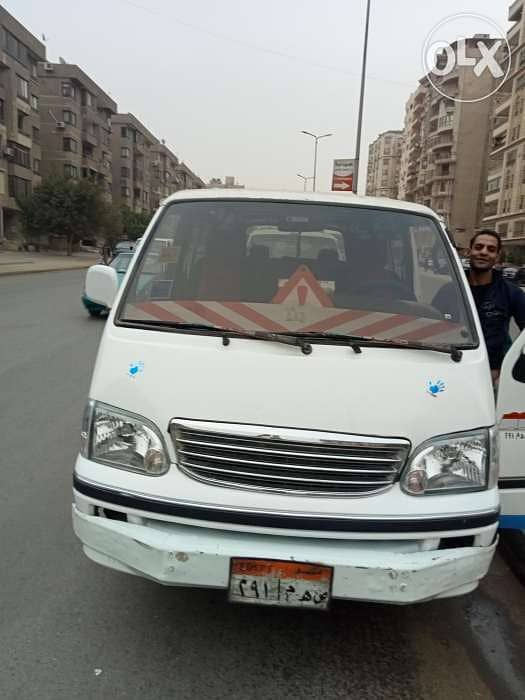
#> input picture test img.jpeg, 525 x 700 px, given as the content of the folder debase/egyptian-cars-plates/EALPR Vechicles dataset/Vehicles, which was not available
$ jupyter execute --allow-errors main_updated.ipynb   (shell and % lines are left out)
#> lines starting #> are read from the running program, lines starting #| are printed output that depends on the picture; pictures that were not available may be replaced by others from this repository, and a replacement may not be noted
[cell 1]
import os
import cv2
import numpy as np
import pandas as pd
import matplotlib.pyplot as plt
import seaborn as sns
from pathlib import Path
import random
from tqdm import tqdm
import warnings
warnings.filterwarnings('ignore')

# Deep Learning
import tensorflow as tf
from tensorflow import keras
from tensorflow.keras import layers, models
from tensorflow.keras.applications import VGG16, VGG19, ResNet50, EfficientNetB0, EfficientNetB4
from tensorflow.keras.applications.vgg16 import preprocess_input as vgg_preprocess
from tensorflow.keras.applications.resnet50 import preprocess_input as resnet_preprocess
from tensorflow.keras.applications.efficientnet import preprocess_input as efficientnet_preprocess
from tensorflow.keras.models import Model
from tensorflow.keras.layers import Dense, GlobalAveragePooling2D, Dropout, Concatenate, Input

# Machine Learning
from sklearn.model_selection import train_test_split, cross_val_score, StratifiedKFold
from sklearn.preprocessing import StandardScaler, LabelEncoder
from sklearn.ensemble import RandomForestClassifier, GradientBoostingClassifier, AdaBoostClassifier
from sklearn.svm import SVC
from sklearn.linear_model import LogisticRegression
from sklearn.neighbors import KNeighborsClassifier
from sklearn.tree import DecisionTreeClassifier
from sklearn.naive_bayes import GaussianNB
from sklearn.metrics import (accuracy_score, precision_score, recall_score, f1_score,
                             confusion_matrix, classification_report, roc_curve, auc,
                             matthews_corrcoef, cohen_kappa_score)
from sklearn.metrics import roc_auc_score

# Visualization
import plotly.graph_objects as go
import plotly.express as px
from plotly.subplots import make_subplots

print("✅ All libraries imported successfully")
print(f"TensorFlow version: {tf.__version__}")
print(f"OpenCV version: {cv2.__version__}")

[cell 2]
# Set your dataset path here
DATASET_PATH = "/kaggle/input/datasets/mahmoudeldebase/egyptian-cars-plates/EALPR Vechicles dataset"
IMAGES_DIR = os.path.join(DATASET_PATH, "Vehicles")
LABELS_DIR = os.path.join(DATASET_PATH, "Vehicles Labeling")

# Verify folders exist
#> (the rest of this cell did not finish here and is left out)

[cell 3]
def show_sample(img_path, label_path):
    img = cv2.imread(img_path)
#> img is the input picture: shape (700, 525, 3); mean B, G, R 127.2, 130.8, 129.9
    img = cv2.cvtColor(img, cv2.COLOR_BGR2RGB)
    h, w = img.shape[:2]

    with open(label_path, 'r') as f:
        labels = f.readlines()

    plt.figure(figsize=(8, 6))
    plt.imshow(img)
    ax = plt.gca()

    for label in labels:
        parts = label.strip().split()
        if len(parts) == 5:
            class_id, x_c, y_c, box_w, box_h = map(float, parts)
            x1 = (x_c - box_w/2) * w
            y1 = (y_c - box_h/2) * h
            x2 = (x_c + box_w/2) * w
            y2 = (y_c + box_h/2) * h
            rect = plt.Rectangle((x1, y1), x2-x1, y2-y1,
                                 linewidth=2, edgecolor='red', facecolor='none')
            ax.add_patch(rect)
            plt.text(x1, y1-5, f'Plate', color='red', fontsize=12)

    plt.axis('off')
    plt.title(f"Sample: {os.path.basename(img_path)}")
    plt.show()

[cell 4]
sample_img = random.choice(os.listdir(IMAGES_DIR))
sample_img_path = os.path.join(IMAGES_DIR, sample_img)
sample_label_path = os.path.join(LABELS_DIR, sample_img.replace('.jpg', '.txt').replace('.png', '.txt'))

#> (the rest of this cell did not finish here and is left out)

[cell 5]
# ============================================================
# PRE-PROCESSING PHASE — Step 1: Image Enhancement
# Techniques: Histogram Equalization, CLAHE, Contrast
# Stretching, Gaussian Noise Removal, Bilateral Filtering,
# Sharpening, Gamma Correction
# ============================================================
from scipy.ndimage import gaussian_filter

def apply_image_enhancements(img_bgr):
    """
    Apply a full suite of image enhancement techniques.
    Input : BGR image (uint8)
    Output: dict of enhanced images (RGB, uint8)
    """
    img_rgb   = cv2.cvtColor(img_bgr, cv2.COLOR_BGR2RGB)
    img_gray  = cv2.cvtColor(img_bgr, cv2.COLOR_BGR2GRAY)
    enhanced  = {}

    # 1. Original
    enhanced['Original'] = img_rgb

    # 2. Histogram Equalization (on Y channel of YCrCb)
    img_ycrcb = cv2.cvtColor(img_bgr, cv2.COLOR_BGR2YCrCb)
    img_ycrcb[:, :, 0] = cv2.equalizeHist(img_ycrcb[:, :, 0])
    enhanced['Histogram Equalization'] = cv2.cvtColor(img_ycrcb, cv2.COLOR_YCrCb2RGB)

    # 3. CLAHE – Contrast Limited Adaptive Histogram Equalization
    clahe     = cv2.createCLAHE(clipLimit=2.0, tileGridSize=(8, 8))
    img_lab   = cv2.cvtColor(img_bgr, cv2.COLOR_BGR2LAB)
    img_lab[:, :, 0] = clahe.apply(img_lab[:, :, 0])
    enhanced['CLAHE'] = cv2.cvtColor(img_lab, cv2.COLOR_LAB2RGB)

    # 4. Contrast Stretching (min-max normalisation per channel)
    stretched = img_rgb.astype('float32')
    for c in range(3):
        mn, mx = stretched[:, :, c].min(), stretched[:, :, c].max()
        if mx > mn:
            stretched[:, :, c] = (stretched[:, :, c] - mn) / (mx - mn) * 255
    enhanced['Contrast Stretching'] = stretched.astype('uint8')

    # 5. Gaussian Noise Removal
    enhanced['Gaussian Denoising'] = cv2.GaussianBlur(img_rgb, (5, 5), 0)

    # 6. Bilateral Filter (edge-preserving smoothing)
    enhanced['Bilateral Filter'] = cv2.bilateralFilter(img_rgb, d=9, sigmaColor=75, sigmaSpace=75)

    # 7. Median Filter (impulse / salt-and-pepper noise removal)
    enhanced['Median Filter'] = cv2.medianBlur(img_rgb, 5)

    # 8. Unsharp Masking / Sharpening
    blurred = cv2.GaussianBlur(img_rgb, (0, 0), 3)
    enhanced['Sharpening'] = cv2.addWeighted(img_rgb, 1.5, blurred, -0.5, 0)

    # 9. Gamma Correction (gamma = 1.5)
    inv_gamma = 1.0 / 1.5
    lut = (np.arange(256) / 255.0) ** inv_gamma * 255
    lut = np.clip(lut, 0, 255).astype('uint8')
    enhanced['Gamma Correction'] = cv2.LUT(img_rgb, lut)

    return enhanced


def visualize_enhancements(img_path, save_path='enhancement_comparison.png'):
    img_bgr = cv2.imread(img_path)
    if img_bgr is None:
        print(f'Could not read {img_path}'); return
    enhanced = apply_image_enhancements(img_bgr)
#> in apply_image_enhancements, `blurred = cv2.GaussianBlur(img_rgb, (0, 0), 3)`:
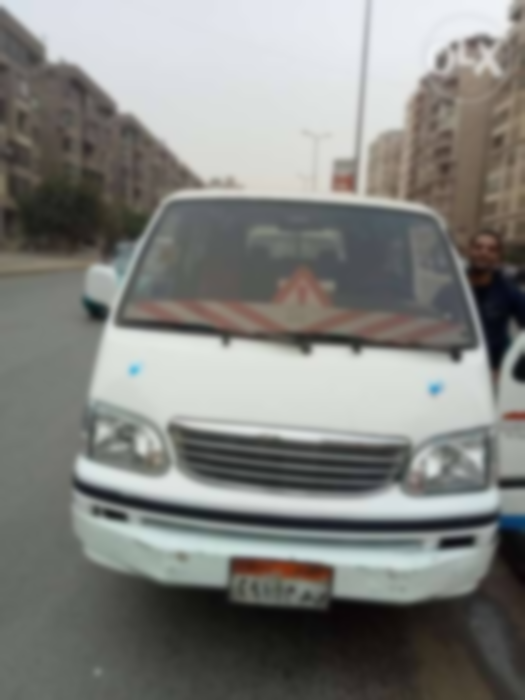
#> blurred: shape (700, 525, 3); mean R, G, B 129.9, 130.8, 127.2
#> enhanced = 9 items

    n     = len(enhanced)
#> n = 9
    ncols = 3
    nrows = (n + ncols - 1) // ncols
#> nrows = 3
    fig, axes = plt.subplots(nrows, ncols, figsize=(18, nrows * 4))
    axes = axes.ravel()

    for idx, (title, img) in enumerate(enhanced.items()):
        axes[idx].imshow(img)
        axes[idx].set_title(title, fontsize=13, fontweight='bold')
        axes[idx].axis('off')
#> this loop made 9 passes
#> title on passes 1 to 8: 'Original', 'Histogram Equalization', 'CLAHE', 'Contrast Stretching', 'Gaussian Denoising', 'Bilateral Filter', 'Median Filter', 'Sharpening'
    for idx in range(n, len(axes)):
        axes[idx].axis('off')
#> this loop made 0 passes

    plt.suptitle('Image Enhancement Techniques', fontsize=16, fontweight='bold', y=1.01)
    plt.tight_layout()
    plt.savefig(save_path, dpi=150, bbox_inches='tight')
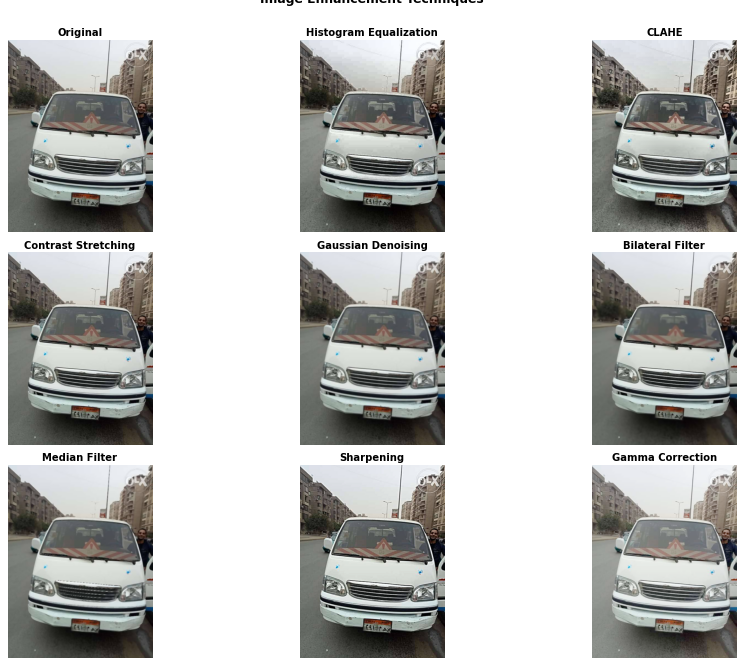
#> figure drawn by matplotlib, 9 panels
    plt.show()
    print(f'\u2705 Enhancement comparison saved to {save_path}')


# Also plot histograms before / after CLAHE
def plot_histograms(img_path, save_path='histograms.png'):
#> called with save_path = 'histograms.png'
    img_bgr  = cv2.imread(img_path)
    img_gray = cv2.cvtColor(img_bgr, cv2.COLOR_BGR2GRAY)

    clahe = cv2.createCLAHE(clipLimit=2.0, tileGridSize=(8, 8))
    img_clahe = clahe.apply(img_gray)
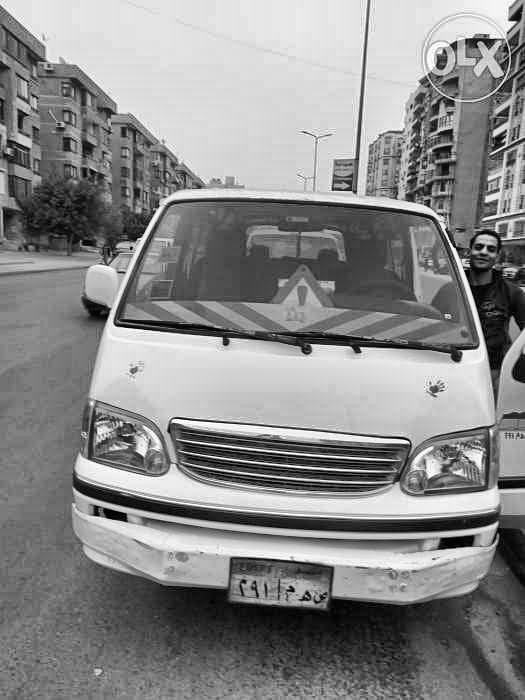
#> img_clahe: shape (700, 525); min 0, max 255, mean 137.4

    fig, axes = plt.subplots(2, 2, figsize=(12, 8))
    axes[0, 0].imshow(img_gray, cmap='gray'); axes[0, 0].set_title('Original Grayscale'); axes[0, 0].axis('off')
    axes[0, 1].hist(img_gray.ravel(), 256, [0, 256], color='steelblue', alpha=0.8)
    axes[0, 1].set_title('Histogram – Original'); axes[0, 1].set_xlabel('Pixel Value'); axes[0, 1].set_ylabel('Count')

    axes[1, 0].imshow(img_clahe, cmap='gray'); axes[1, 0].set_title('After CLAHE'); axes[1, 0].axis('off')
    axes[1, 1].hist(img_clahe.ravel(), 256, [0, 256], color='tomato', alpha=0.8)
    axes[1, 1].set_title('Histogram – After CLAHE'); axes[1, 1].set_xlabel('Pixel Value'); axes[1, 1].set_ylabel('Count')

    plt.suptitle('Histogram Enhancement Comparison', fontsize=14, fontweight='bold')
    plt.tight_layout()
    plt.savefig(save_path, dpi=150, bbox_inches='tight')
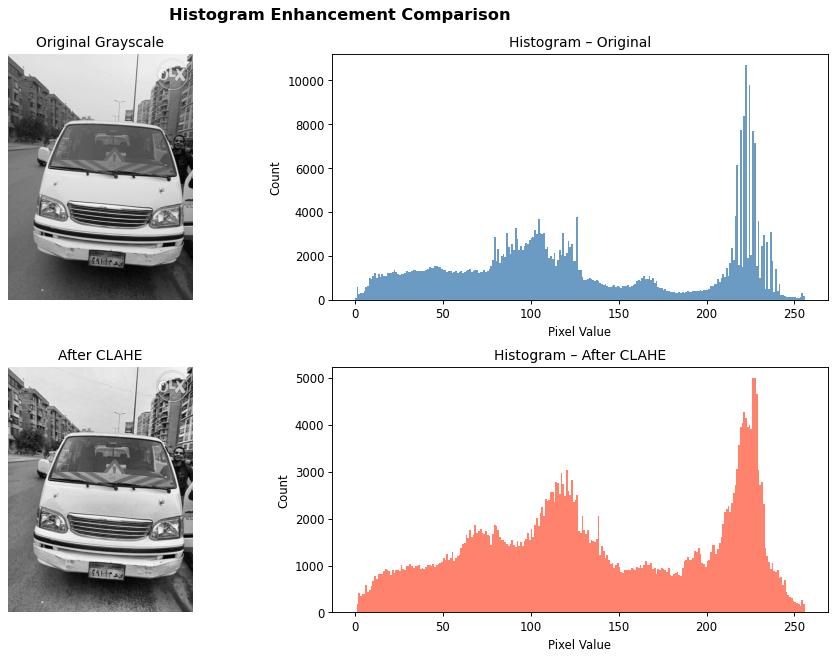
#> figure drawn by matplotlib, 4 panels; panel 2: tallest bar 10673 high, from x = 222 to 223; panel 4: tallest bar 4987 high, from x = 226 to 227
    plt.show()


# Run on one sample image
sample_img_files = [f for f in os.listdir(IMAGES_DIR) if f.endswith(('.jpg', '.png', '.jpeg'))]
demo_path = os.path.join(IMAGES_DIR, sample_img_files[0])
visualize_enhancements(demo_path)
plot_histograms(demo_path)
print('\u2705 Pre-processing Step 1 complete: Image Enhancements')

[cell 6]
# ============================================================
# PRE-PROCESSING PHASE — Step 2: Frequency Domain Analysis
# Techniques: DFT/FFT magnitude spectrum, Low-pass filter,
# High-pass filter, Band-pass filter, Ideal & Gaussian filters
# ============================================================

def compute_fft(img_gray):
    """Compute 2-D FFT and return shifted magnitude spectrum."""
    f      = np.fft.fft2(img_gray.astype('float32'))
    fshift = np.fft.fftshift(f)
    mag    = 20 * np.log1p(np.abs(fshift))
    return fshift, mag


def ideal_filter(shape, radius, filter_type='low'):
    """Ideal low-pass or high-pass filter mask."""
    rows, cols = shape
    crow, ccol = rows // 2, cols // 2
    Y, X = np.ogrid[:rows, :cols]
    dist = np.sqrt((Y - crow)**2 + (X - ccol)**2)
    if filter_type == 'low':
        mask = (dist <= radius).astype('float32')
    else:  # high
        mask = (dist > radius).astype('float32')
    return mask


def gaussian_filter_freq(shape, cutoff, filter_type='low'):
    """Gaussian low-pass or high-pass filter mask."""
    rows, cols = shape
    crow, ccol = rows // 2, cols // 2
    Y, X = np.ogrid[:rows, :cols]
    dist2 = (Y - crow)**2 + (X - ccol)**2
    glp   = np.exp(-dist2 / (2 * cutoff**2)).astype('float32')
    return glp if filter_type == 'low' else 1 - glp


def apply_freq_filter(img_gray, mask):
    """Apply a frequency-domain mask and return the reconstructed image."""
    fshift     = np.fft.fftshift(np.fft.fft2(img_gray.astype('float32')))
    filtered   = fshift * mask
    ishift     = np.fft.ifftshift(filtered)
    img_back   = np.abs(np.fft.ifft2(ishift))
    img_back   = np.clip(img_back, 0, 255).astype('uint8')
    return img_back


def visualize_frequency_domain(img_path, save_path='frequency_domain.png'):
#> called with save_path = 'frequency_domain.png'
    img_bgr  = cv2.imread(img_path)
    img_gray = cv2.cvtColor(img_bgr, cv2.COLOR_BGR2GRAY)
    h, w     = img_gray.shape

    _, mag_orig = compute_fft(img_gray)
#> in compute_fft, `mag    = 20 * np.log1p(np.abs(fshift))`:
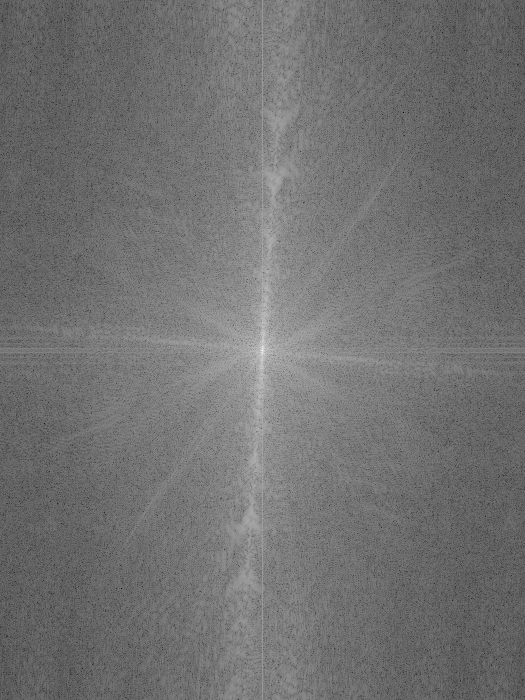
#> mag: shape (700, 525) float64; min 8.23, max 353.7, mean 162.2; drawn with min black and max white

    # Build filter masks
    ideal_lp  = ideal_filter((h, w), radius=30, filter_type='low')
    ideal_hp  = ideal_filter((h, w), radius=30, filter_type='high')
    gauss_lp  = gaussian_filter_freq((h, w), cutoff=30, filter_type='low')
    gauss_hp  = gaussian_filter_freq((h, w), cutoff=30, filter_type='high')
    # Band-pass = gaussian LP – gaussian HP with tighter cutoff
    band_pass = gaussian_filter_freq((h, w), cutoff=60, filter_type='low') - \
                gaussian_filter_freq((h, w), cutoff=10, filter_type='low')
    band_pass = np.clip(band_pass, 0, 1)

    reconstructed = {
        'Original':           img_gray,
        'FFT Magnitude':      mag_orig.astype('uint8'),
        'Ideal LP (r=30)':    apply_freq_filter(img_gray, ideal_lp),
        'Ideal HP (r=30)':    apply_freq_filter(img_gray, ideal_hp),
        'Gaussian LP (σ=30)': apply_freq_filter(img_gray, gauss_lp),
        'Gaussian HP (σ=30)': apply_freq_filter(img_gray, gauss_hp),
        'Band-Pass Filter':   apply_freq_filter(img_gray, band_pass),
    }
#> in apply_freq_filter (call 2), `img_back   = np.abs(np.fft.ifft2(ishift))`:
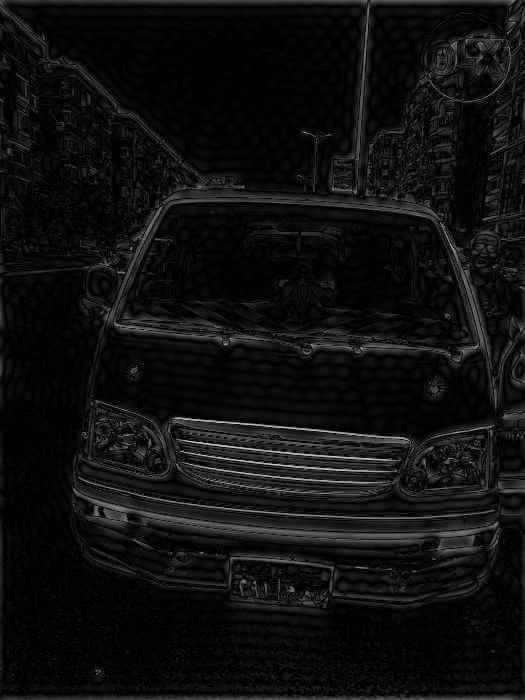
#> img_back: shape (700, 525) float64; min 1.75e-05, max 204.5, mean 16
#> in apply_freq_filter (call 3), `img_back   = np.abs(np.fft.ifft2(ishift))`:
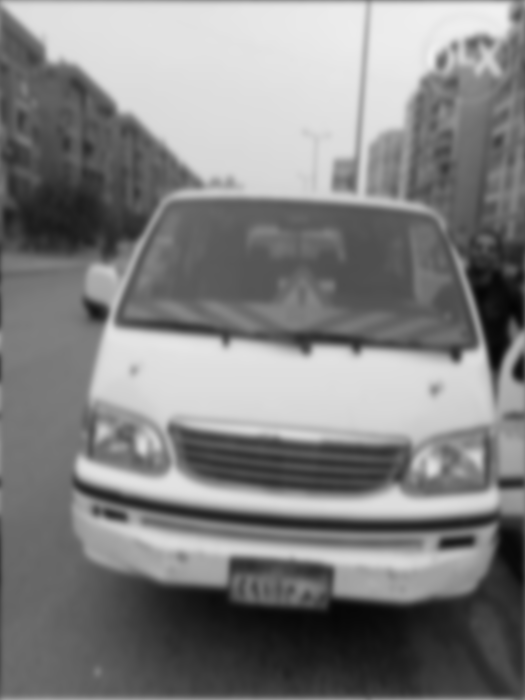
#> img_back: shape (700, 525) float64; min 4.7, max 240.6, mean 130.2
#> in apply_freq_filter (call 5), `img_back   = np.abs(np.fft.ifft2(ishift))`:
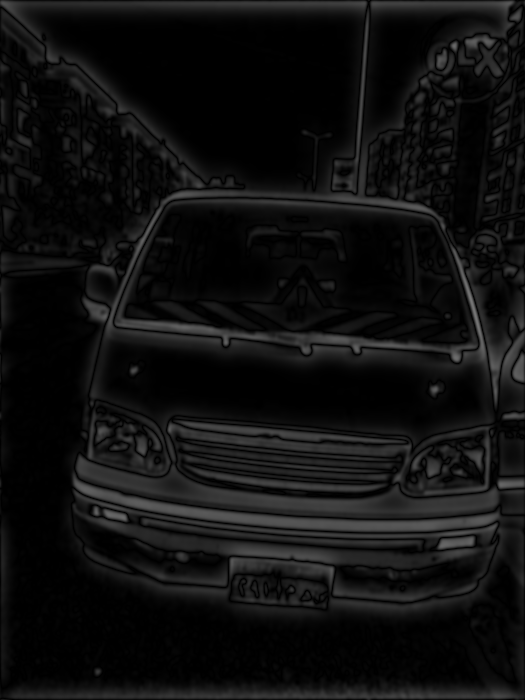
#> img_back: shape (700, 525) float64; min 2.54e-05, max 118.7, mean 16.3

    fig, axes = plt.subplots(2, 4, figsize=(20, 9))
    axes = axes.ravel()
    for idx, (title, img) in enumerate(reconstructed.items()):
        axes[idx].imshow(img, cmap='gray')
        axes[idx].set_title(title, fontsize=12, fontweight='bold')
        axes[idx].axis('off')
#> this loop made 7 passes
#> title on passes 1 to 7: 'Original', 'FFT Magnitude', 'Ideal LP (r=30)', 'Ideal HP (r=30)', 'Gaussian LP (σ=30)', 'Gaussian HP (σ=30)', 'Band-Pass Filter'
    axes[len(reconstructed)].axis('off')

    plt.suptitle('Frequency Domain Filters (DFT / FFT)', fontsize=15, fontweight='bold')
    plt.tight_layout()
    plt.savefig(save_path, dpi=150, bbox_inches='tight')
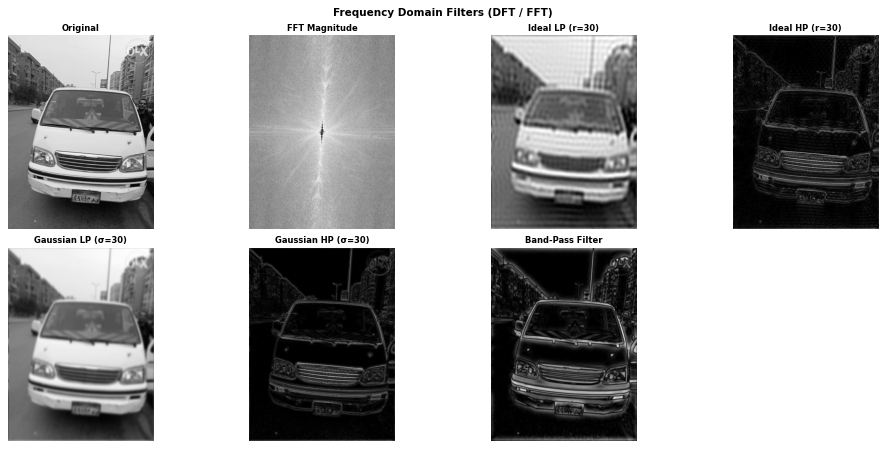
#> figure drawn by matplotlib, 7 panels
    plt.show()
    print(f'\u2705 Frequency domain visualisation saved to {save_path}')


visualize_frequency_domain(demo_path)
print('\u2705 Pre-processing Step 2 complete: Frequency Domain Filtering')

[cell 7]
# ============================================================
# PRE-PROCESSING PHASE — Step 3: Apply pipeline to full dataset
# Default pipeline: CLAHE → Bilateral filter → Sharpening
# ============================================================

def preprocess_image(img_bgr, target_size=(224, 224)):
    """
    Full pre-processing pipeline applied to every image before
    feature extraction:
      1. Resize
      2. CLAHE on LAB lightness channel
      3. Bilateral filter (edge-preserving noise reduction)
      4. Unsharp masking (sharpening)
    Returns RGB uint8 image.
    """
    # Resize
    img = cv2.resize(img_bgr, target_size)

    # CLAHE
    clahe   = cv2.createCLAHE(clipLimit=2.0, tileGridSize=(8, 8))
    img_lab = cv2.cvtColor(img, cv2.COLOR_BGR2LAB)
    img_lab[:, :, 0] = clahe.apply(img_lab[:, :, 0])
    img = cv2.cvtColor(img_lab, cv2.COLOR_LAB2BGR)

    # Bilateral filter
    img = cv2.bilateralFilter(img, d=9, sigmaColor=75, sigmaSpace=75)

    # Sharpening
    blurred = cv2.GaussianBlur(img, (0, 0), 3)
    img     = cv2.addWeighted(img, 1.5, blurred, -0.5, 0)

    return cv2.cvtColor(img, cv2.COLOR_BGR2RGB)


def load_images_preprocessed(images_dir, labels_dir,
                              img_size=(224, 224), max_samples=2000):
    """Load + pre-process images and build classification labels."""
    image_files = sorted([
        f for f in os.listdir(images_dir)
        if f.endswith(('.jpg', '.png', '.jpeg'))
    ])
    if max_samples:
        image_files = image_files[:max_samples]

    images, labels, metadata = [], [], []

    for img_file in tqdm(image_files, desc='Loading + Pre-processing'):
        img_bgr = cv2.imread(os.path.join(images_dir, img_file))
        if img_bgr is None:
            continue

        img_proc = preprocess_image(img_bgr, target_size=img_size)
#> in preprocess_image, `img = cv2.resize(img_bgr, target_size)`:
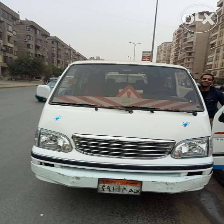
#> img: shape (224, 224, 3); mean B, G, R 127.1, 130.7, 129.8
#> (the rest of the program and of its run is left out)
